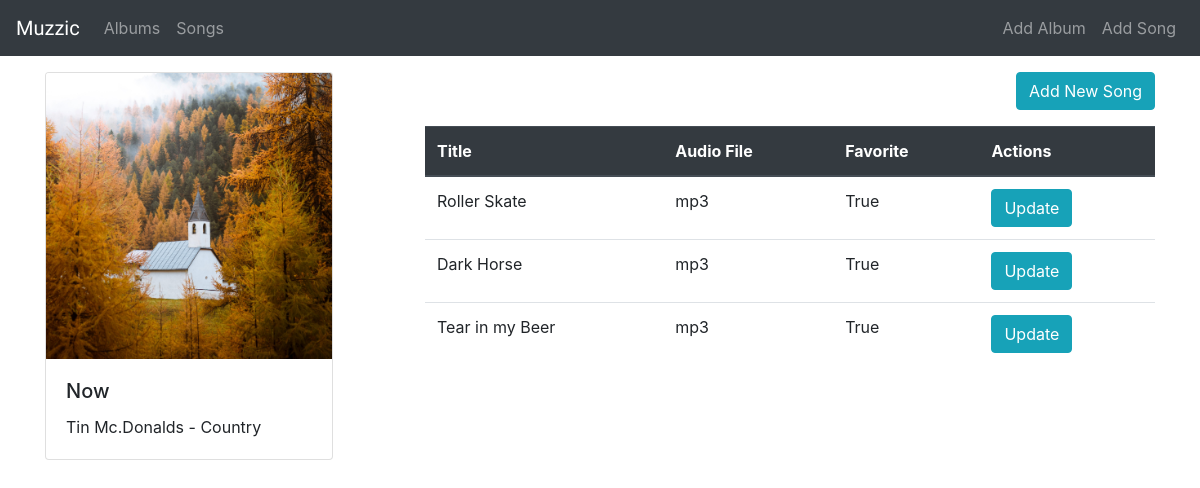
The page /music/9/ on the database its author committed.
### music/models.py (models this page shows, shortened)
class Album(models.Model):
    artist = models.CharField(max_length=250)
    album_title = models.CharField(max_length=500)
    genre = models.CharField(max_length=100)
    album_logo = models.FileField(null = True)

class song(models.Model):
    album = models.ForeignKey(Album, on_delete = models.CASCADE)
    file_type = models.CharField(max_length=10)
    song_title = models.CharField(max_length=250)
    is_favorite = models.BooleanField(default = False)
    def __str__(self):
        return self.song_title

### music/views.py (the view)
# urls.py: path('<pk>/', views.DetailView.as_view(), name ="detail"),
class DetailView(generic.DetailView):
    model = Album
    template_name = 'music/detail.html'
    queryset = Album.objects.all()
    def get_context_data(self, **kwargs):
        context = super(DetailView, self).get_context_data(**kwargs)
        context['songs'] = song.objects.filter(album = self.kwargs.get('pk'))
        print(context['songs'])
        return context

### music/templates/music/detail.html (shortened to what this page needs)
{% extends 'music/base.html' %}
{% block body %}
<div class="container" style="margin-top: 1rem;">
    <div class="row">
        <div class="col-sm-12 col-md-4 col-lg-4">
            <div class="card" style="width: 18rem;">
                <img class="card-img-top" src="{{ album.album_logo.url }}" >
                <div class="card-body">
                    <h5 class="card-title">{{ album.album_title }}</h5>
                    <p class="card-text">
                        {{ album.artist }} - {{album.genre}}
                    </p>
                </div>
            </div>
        </div>
        <div class="col-sm-12 col-md-8 col-lg-8" >
            <div style="text-align: end;">
                <a href="{% url 'music:song-add' %}" class="btn btn-info" >Add New Song</a>
            </div>
                    <table class="table" style="margin-top: 1rem;">
                        <thead class="thead-dark">
                          <tr>
                            <th scope="col">Title</th>
                            <th scope="col">Audio File</th>
                            <th scope="col">Favorite</th>
                            <th scope="col">Actions</th>
                          </tr>
                        </thead>
                        <tbody>
                            {%for song in songs %}
                            <tr>
                                <td>{{ song.song_title }}</td>
                                <td>{{ song.file_type }}</td>
                                <td>{{ song.is_favorite }}</td>
                                <td>
                                    <a href="{% url 'music:song-update' song.id %}" class="btn btn-info">Update</a>
                                </td>
                            </tr>
                            {% endfor %}
                        </tbody>
                    </table>
        </div>
    </div>
</div>
{% endblock %}

### music/static/music/style.css (style rules this page uses)
body { background-color: white; }

### rows shown on the page
Album: album_logo (picture), album_title "Now", artist "Tin Mc.Donalds", genre "Country"
song: song_title "Roller Skate", file_type "mp3", is_favorite "True"
song: song_title "Dark Horse", file_type "mp3", is_favorite "True"
song: song_title "Tear in my Beer", file_type "mp3", is_favorite "True"
